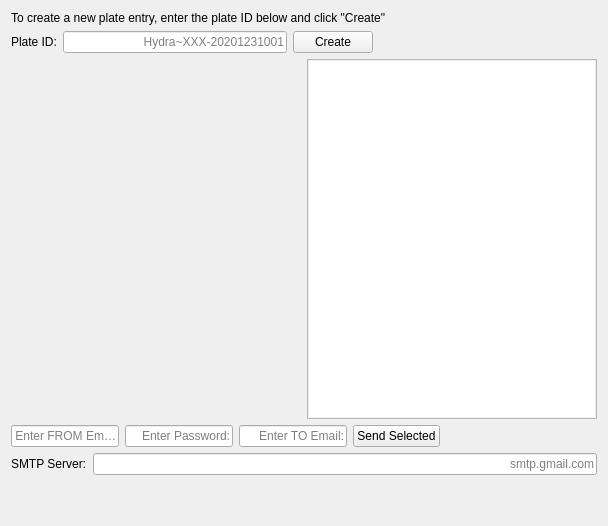
          <widget class="QWidget" name="AddPlateTab">
           <attribute name="title">
            <string>Add / Email</string>
           </attribute>
           <layout class="QVBoxLayout" name="verticalLayout_5">
            <item>
             <widget class="QLabel" name="label_23">
              <property name="maximumSize">
               <size>
                <width>16777215</width>
                <height>40</height>
               </size>
              </property>
              <property name="text">
               <string>To create a new plate entry, enter the plate ID below and click &quot;Create&quot;</string>
              </property>
             </widget>
            </item>
            <item>
             <layout class="QHBoxLayout" name="horizontalLayout_27">
              <item>
               <widget class="QLabel" name="label_24">
                <property name="minimumSize">
                 <size>
                  <width>0</width>
                  <height>0</height>
                 </size>
                </property>
                <property name="maximumSize">
                 <size>
                  <width>16777215</width>
                  <height>40</height>
                 </size>
                </property>
                <property name="text">
                 <string>Plate ID:</string>
                </property>
               </widget>
              </item>
              <item>
               <widget class="QLineEdit" name="plateIDLineEdit">
                <property name="maxLength">
                 <number>32</number>
                </property>
                <property name="alignment">
                 <set>Qt::AlignRight|Qt::AlignTrailing|Qt::AlignVCenter</set>
                </property>
                <property name="placeholderText">
                 <string>Hydra~XXX-20201231001</string>
                </property>
               </widget>
              </item>
              <item>
               <widget class="QPushButton" name="createPlateButton">
                <property name="text">
                 <string>Create</string>
                </property>
               </widget>
              </item>
              <item>
               <spacer name="horizontalSpacer_10">
                <property name="orientation">
                 <enum>Qt::Horizontal</enum>
                </property>
                <property name="sizeHint" stdset="0">
                 <size>
                  <width>40</width>
                  <height>1</height>
                 </size>
                </property>
               </spacer>
              </item>
             </layout>
            </item>
            <item>
             <layout class="QHBoxLayout" name="horizontalLayout_26">
              <item>
               <widget class="QLabel" name="QRDispLabel">
                <property name="sizePolicy">
                 <sizepolicy hsizetype="Preferred" vsizetype="Preferred">
                  <horstretch>50</horstretch>
                  <verstretch>0</verstretch>
                 </sizepolicy>
                </property>
                <property name="minimumSize">
                 <size>
                  <width>0</width>
                  <height>360</height>
                 </size>
                </property>
                <property name="text">
                 <string/>
                </property>
               </widget>
              </item>
              <item>
               <widget class="QListWidget" name="plateListWidget">
                <property name="sizePolicy">
                 <sizepolicy hsizetype="Expanding" vsizetype="Expanding">
                  <horstretch>50</horstretch>
                  <verstretch>0</verstretch>
                 </sizepolicy>
                </property>
                <property name="font">
                 <font>
                  <pointsize>18</pointsize>
                 </font>
                </property>
                <property name="styleSheet">
                 <string notr="true">padding: 1px;</string>
                </property>
                <property name="alternatingRowColors">
                 <bool>true</bool>
                </property>
                <property name="selectionMode">
                 <enum>QAbstractItemView::ExtendedSelection</enum>
                </property>
                <property name="spacing">
                 <number>2</number>
                </property>
               </widget>
              </item>
             </layout>
            </item>
            <item>
             <layout class="QHBoxLayout" name="horizontalLayout_24">
              <item>
               <widget class="QLineEdit" name="emailLineEdit">
                <property name="alignment">
                 <set>Qt::AlignRight|Qt::AlignTrailing|Qt::AlignVCenter</set>
                </property>
                <property name="placeholderText">
                 <string>Enter FROM Email:</string>
                </property>
               </widget>
              </item>
              <item>
               <widget class="QLineEdit" name="passLineEdit">
                <property name="echoMode">
                 <enum>QLineEdit::Password</enum>
                </property>
                <property name="alignment">
                 <set>Qt::AlignRight|Qt::AlignTrailing|Qt::AlignVCenter</set>
                </property>
                <property name="placeholderText">
                 <string>Enter Password:</string>
                </property>
               </widget>
              </item>
              <item>
               <widget class="QLineEdit" name="emailToLineEdit">
                <property name="alignment">
                 <set>Qt::AlignRight|Qt::AlignTrailing|Qt::AlignVCenter</set>
                </property>
                <property name="placeholderText">
                 <string>Enter TO Email:</string>
                </property>
               </widget>
              </item>
              <item>
               <widget class="QPushButton" name="sendEmailButton">
                <property name="text">
                 <string>Send Selected</string>
                </property>
               </widget>
              </item>
              <item>
               <widget class="QLabel" name="emailStatusLabel">
                <property name="sizePolicy">
                 <sizepolicy hsizetype="Expanding" vsizetype="Preferred">
                  <horstretch>0</horstretch>
                  <verstretch>0</verstretch>
                 </sizepolicy>
                </property>
                <property name="minimumSize">
                 <size>
                  <width>150</width>
                  <height>0</height>
                 </size>
                </property>
                <property name="text">
                 <string/>
                </property>
               </widget>
              </item>
              <item>
               <spacer name="horizontalSpacer_9">
                <property name="orientation">
                 <enum>Qt::Horizontal</enum>
                </property>
                <property name="sizeHint" stdset="0">
                 <size>
                  <width>1</width>
                  <height>1</height>
                 </size>
                </property>
               </spacer>
              </item>
             </layout>
            </item>
            <item>
             <layout class="QHBoxLayout" name="horizontalLayout_25">
              <item>
               <widget class="QLabel" name="label_21">
                <property name="text">
                 <string>SMTP Server:</string>
                </property>
               </widget>
              </item>
              <item>
               <widget class="QLineEdit" name="SMTPLineEdit">
                <property name="alignment">
                 <set>Qt::AlignRight|Qt::AlignTrailing|Qt::AlignVCenter</set>
                </property>
                <property name="placeholderText">
                 <string>smtp.gmail.com</string>
                </property>
               </widget>
              </item>
             </layout>
            </item>
            <item>
             <spacer name="verticalSpacer_3">
              <property name="orientation">
               <enum>Qt::Vertical</enum>
              </property>
              <property name="sizeHint" stdset="0">
               <size>
                <width>20</width>
                <height>40</height>
               </size>
              </property>
             </spacer>
            </item>
           </layout>
          </widget>
